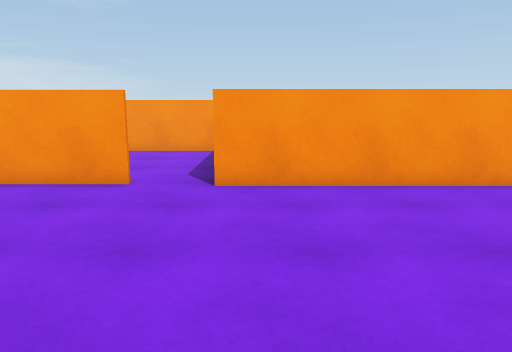
View 1 (above)

17 first-person views from a walk through a scene from a Unity 3-D project. The camera is 1.5 m above the floor, tilts 10° down and sees 70° across. The floor is counted in squares, 1 m on a side. Each view is taken from the middle of a square. On the plan, view 1 faces up. The plan holds only what a view shows up to about 16 squares ahead; the rest is blank. The place goes on beyond the plan. The player is left out.

View 2
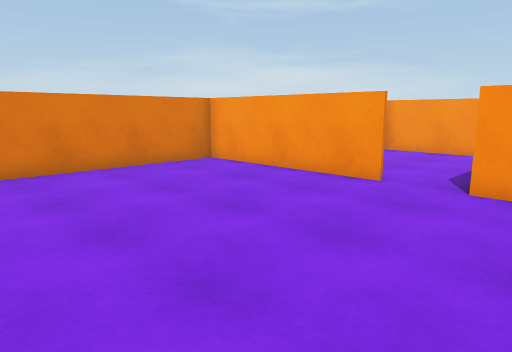

View 3
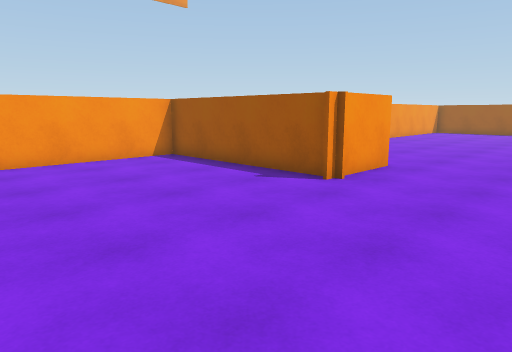

View 4
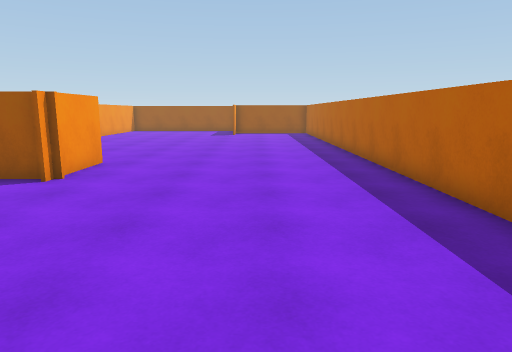

View 5
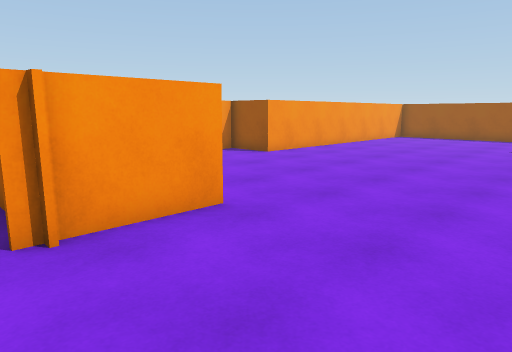

View 6
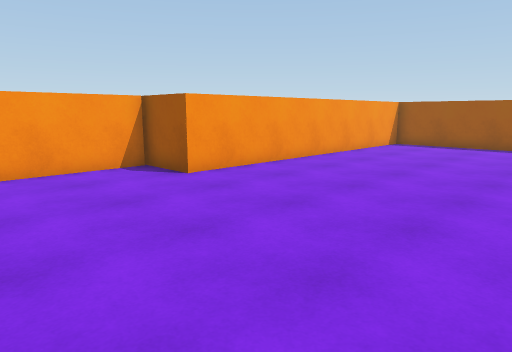

View 7
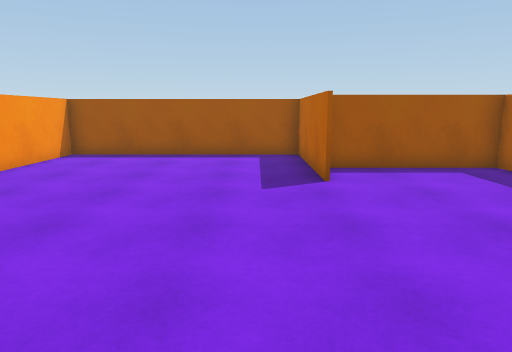

View 8
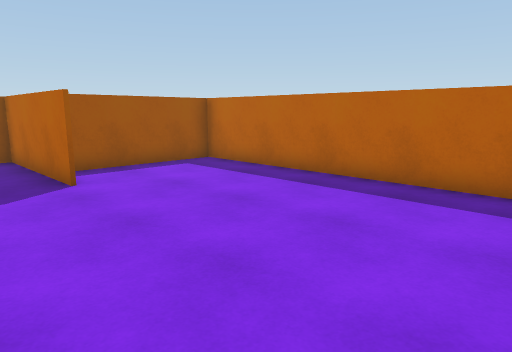

View 9
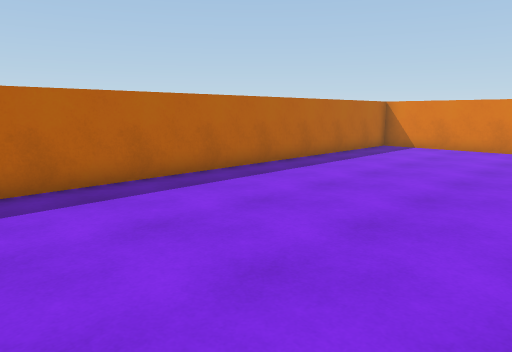

View 10
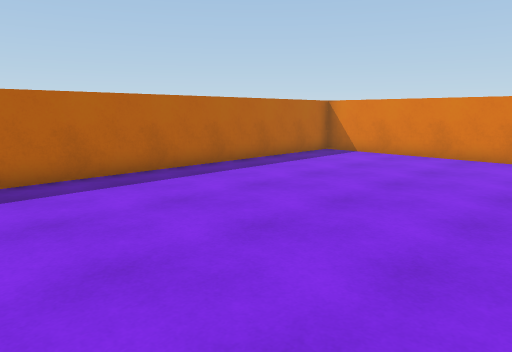

View 11
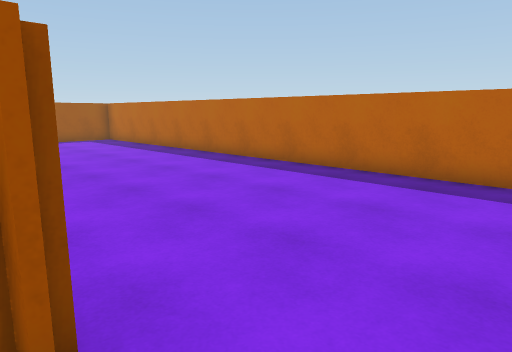

View 12
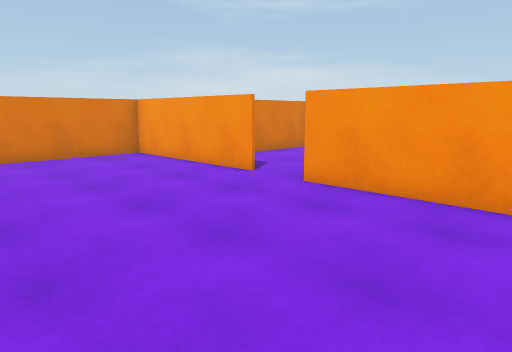

View 13
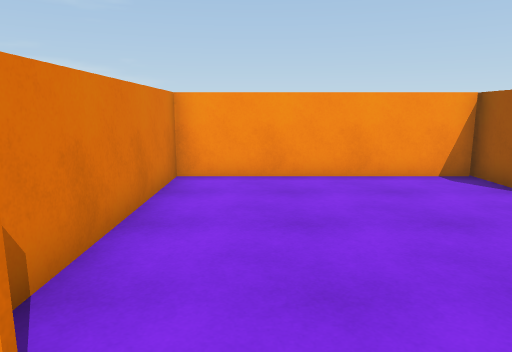

View 14
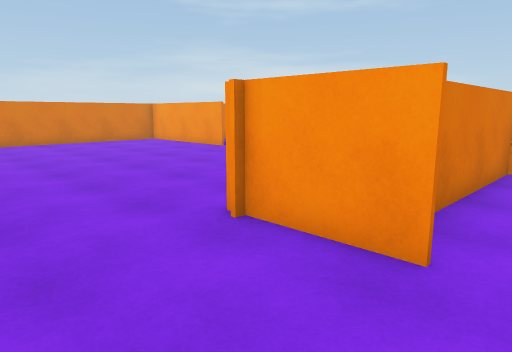

View 15
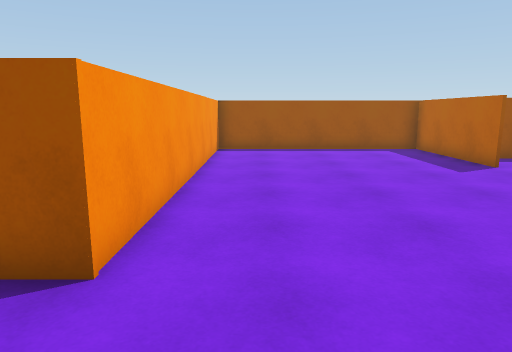

View 16
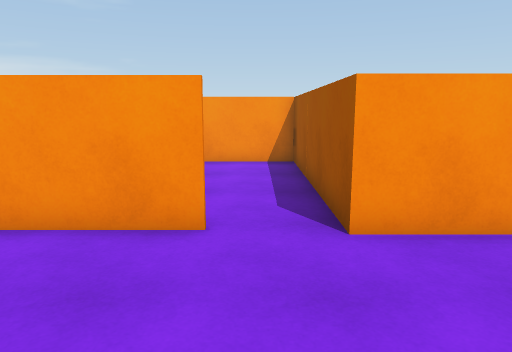

View 17
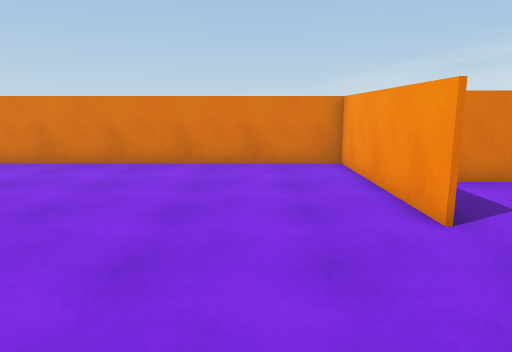

### Floor plan
Points are (right, up) in squares from view 1. A wall is a line through its corners. A room is listed if a view was taken in it or the views show most of it. See-through windows are left out.
Room 1 (views 1, 2, 3, 4, 5, 6, 7, 8, 9, 10, 11, 12, 13, 14, 15, 16, 17)
walls: (8.9, 0.6) (5.8, 0.6); (6.1, 0.2) (6.1, 7.3) (-0.8, 7.3); (15.1, 7.3) (8.1, 7.3) (8.1, 1.5); (-2.6, 7.5) (-8.6, 7.5) (-8.6, -7.5) (23.8, -7.5) (23.8, -3); (21.8, -2.5) (26.9, -2.5) (26.9, 5.5) (15.1, 5.5) (15.1, 7.6)
ways out: opening at (-2, 8) to room 2
Room 2 (no view inside)
walls: (-0.8, 14) (-5.8, 14) (-5.8, 9.2); (-0.8, 7.3) (-0.8, 14.4)
ways out: opening at (-2, 8) to room 1

Where each view was taken, in squares from view 1:
view 1: 0 up, 0 right, facing up
view 2: 0 up, 1 right, facing up-left
view 3: 4 down, 1 left, facing up-right
view 4: 4 down, 2 left, facing right
view 5: 4 down, 5 right, facing up-right
view 6: 2 down, 10 right, facing up-right
view 7: 1 down, 14 right, facing right
view 8: 0 up, 14 right, facing down-right
view 9: 0 up, 7 right, facing down-left
view 10: 1 up, 4 right, facing down-left
view 11: 1 up, 4 right, facing down-right
view 12: 1 up, 4 right, facing up-left
view 13: 1 down, 10 right, facing up
view 14: 3 down, 10 right, facing up-left
view 15: 4 up, 12 right, facing right
view 16: 3 up, 2 left, facing up
view 17: 5 up, 2 right, facing left
